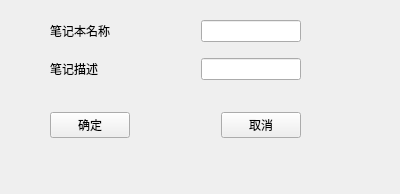
<?xml version="1.0" encoding="UTF-8"?>
<ui version="4.0">
 <class>new_book</class>
 <widget class="QWidget" name="new_book">
  <property name="geometry">
   <rect>
    <x>0</x>
    <y>0</y>
    <width>400</width>
    <height>194</height>
   </rect>
  </property>
  <property name="windowTitle">
   <string>Form</string>
  </property>
  <widget class="QWidget" name="layoutWidget">
   <property name="geometry">
    <rect>
     <x>50</x>
     <y>110</y>
     <width>251</width>
     <height>30</height>
    </rect>
   </property>
   <layout class="QHBoxLayout" name="horizontalLayout_2">
    <item>
     <widget class="QPushButton" name="OK">
      <property name="text">
       <string>确定</string>
      </property>
     </widget>
    </item>
    <item>
     <spacer name="horizontalSpacer_2">
      <property name="orientation">
       <enum>Qt::Horizontal</enum>
      </property>
      <property name="sizeHint" stdset="0">
       <size>
        <width>40</width>
        <height>20</height>
       </size>
      </property>
     </spacer>
    </item>
    <item>
     <widget class="QPushButton" name="cancle">
      <property name="text">
       <string>取消</string>
      </property>
     </widget>
    </item>
   </layout>
  </widget>
  <widget class="QWidget" name="layoutWidget">
   <property name="geometry">
    <rect>
     <x>50</x>
     <y>10</y>
     <width>251</width>
     <height>81</height>
    </rect>
   </property>
   <layout class="QVBoxLayout" name="verticalLayout">
    <item>
     <layout class="QHBoxLayout" name="horizontalLayout">
      <item>
       <widget class="QLabel" name="label">
        <property name="text">
         <string>笔记本名称</string>
        </property>
       </widget>
      </item>
      <item>
       <spacer name="horizontalSpacer">
        <property name="orientation">
         <enum>Qt::Horizontal</enum>
        </property>
        <property name="sizeHint" stdset="0">
         <size>
          <width>40</width>
          <height>20</height>
         </size>
        </property>
       </spacer>
      </item>
      <item>
       <widget class="QLineEdit" name="name">
        <property name="maximumSize">
         <size>
          <width>100</width>
          <height>16777215</height>
         </size>
        </property>
       </widget>
      </item>
     </layout>
    </item>
    <item>
     <layout class="QHBoxLayout" name="horizontalLayout_3">
      <item>
       <widget class="QLabel" name="label_2">
        <property name="text">
         <string>笔记描述</string>
        </property>
       </widget>
      </item>
      <item>
       <spacer name="horizontalSpacer_3">
        <property name="orientation">
         <enum>Qt::Horizontal</enum>
        </property>
        <property name="sizeHint" stdset="0">
         <size>
          <width>40</width>
          <height>20</height>
         </size>
        </property>
       </spacer>
      </item>
      <item>
       <widget class="QLineEdit" name="des">
        <property name="maximumSize">
         <size>
          <width>100</width>
          <height>16777215</height>
         </size>
        </property>
       </widget>
      </item>
     </layout>
    </item>
   </layout>
  </widget>
 </widget>
 <resources/>
 <connections/>
</ui>
